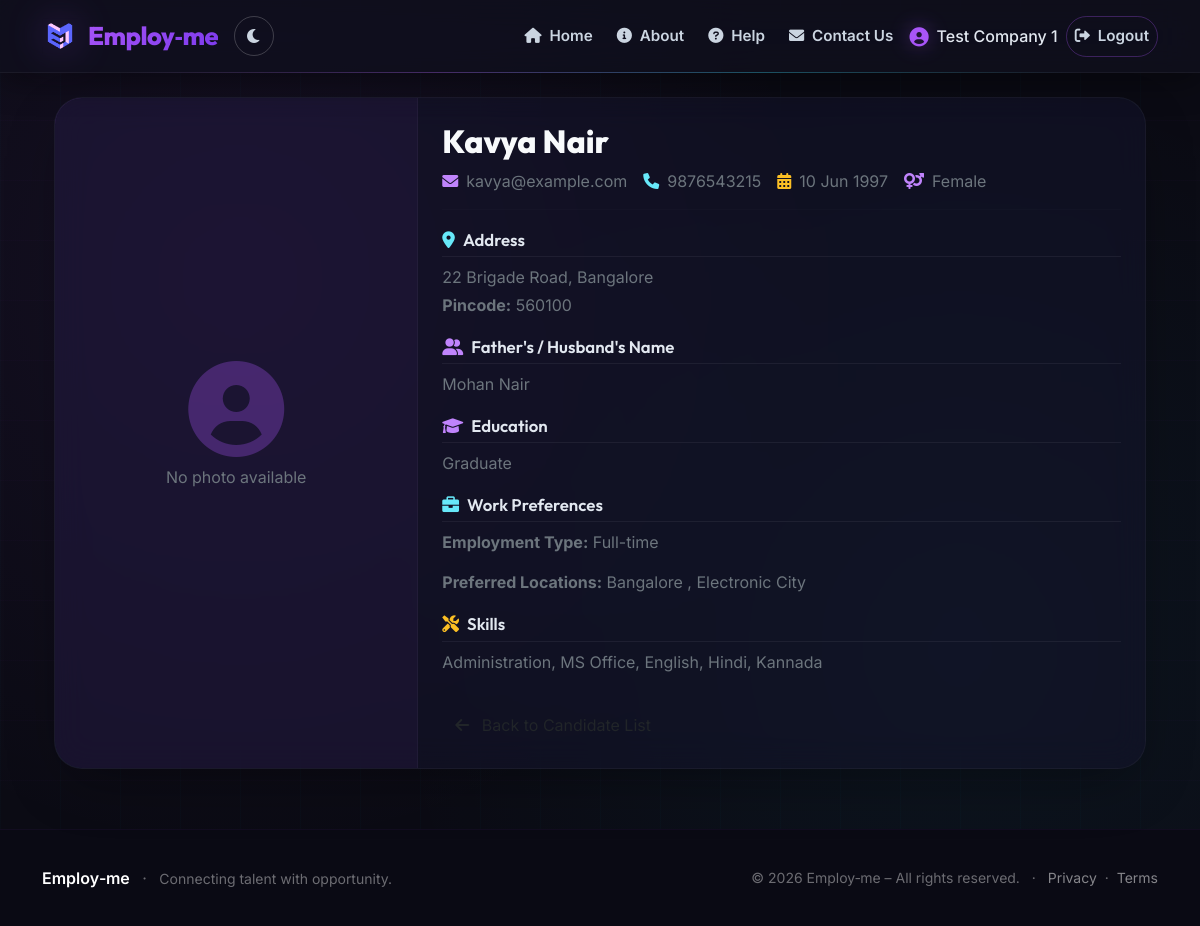
The page /view/1 (signed in) on the database its author committed.
### models.py (models this page shows)
class User(UserMixin, db.Model):
    id = db.Column(db.Integer, primary_key=True)
    email = db.Column(db.String(120), unique=True, nullable=False)
    password_hash = db.Column(db.String(128), nullable=False)
    role = db.Column(db.String(20), nullable=False)  # 'jobseeker' or 'employer'
    name = db.Column(db.String(100), nullable=False)
    created_at = db.Column(db.DateTime, default=datetime.utcnow)
    profile = db.relationship('JobSeekerProfile', backref='user', uselist=False,
                              cascade='all, delete-orphan')
    employer_profile = db.relationship('EmployerProfile', backref='user', uselist=False,
                                       cascade='all, delete-orphan')

class JobSeekerProfile(db.Model):
    id = db.Column(db.Integer, primary_key=True)
    user_id = db.Column(db.Integer, db.ForeignKey('user.id'), unique=True, nullable=False)
    first_name = db.Column(db.String(50), nullable=False)
    middle_name = db.Column(db.String(50), nullable=True)
    last_name = db.Column(db.String(50), nullable=False)
    dob = db.Column(db.Date, nullable=False)
    gender = db.Column(db.String(10), nullable=False)
    address = db.Column(db.String(300), nullable=False)
    pincode = db.Column(db.String(10), nullable=False)
    mobile = db.Column(db.String(15), nullable=False)
    father_husband_name = db.Column(db.String(100), nullable=False)
    education_level = db.Column(db.String(20), nullable=False)
    education_other = db.Column(db.String(100), nullable=True)
    preferred_location1 = db.Column(db.String(100), nullable=False)
    preferred_location2 = db.Column(db.String(100), nullable=True)
    preferred_location3 = db.Column(db.String(100), nullable=True)
    employment_type = db.Column(db.String(20), nullable=False)
    skills = db.Column(db.Text, nullable=True)
    city = db.Column(db.String(100), nullable=False)
    state = db.Column(db.String(100), nullable=False)
    profile_pic = db.Column(db.String(200))
    aadhar_card = db.Column(db.String(200))
    payment_status = db.Column(db.String(20), default='failed', nullable=False)
    created_at = db.Column(db.DateTime, default=datetime.utcnow)
    verified = db.Column(db.Boolean, default=False, nullable=False)

### app.py (the view)
@app.route('/view/<int:profile_id>')
@login_required
@role_required('employer')
@payment_required
def view_profile(profile_id):
    profile = JobSeekerProfile.query.get_or_404(profile_id)
    return render_template('view_profile.html', profile=profile)

### app.py (called while the page is built)
@login_manager.user_loader
def load_user(user_id):
    return db.session.get(User, int(user_id))   # instead of User.query.get

def role_required(role):
    def decorator(func):
        from functools import wraps
        @wraps(func)
        def wrapper(*args, **kwargs):
            if not current_user.is_authenticated or current_user.role != role:
                flash('Access denied.', 'danger')
                return redirect(url_for('index'))
            return func(*args, **kwargs)
        return wrapper
    return decorator

def payment_required(f):
    from functools import wraps
    @wraps(f)
    @login_required
    def decorated(*args, **kwargs):
        if current_user.role == 'jobseeker':
            profile = JobSeekerProfile.query.filter_by(user_id=current_user.id).first()
        else:
            profile = EmployerProfile.query.filter_by(user_id=current_user.id).first()
        if not profile or profile.payment_status != 'success':
            flash('Please complete the payment to access this feature.', 'warning')
            if current_user.role == 'jobseeker':
                return redirect(url_for('jobseeker_dashboard'))
            else:
                return redirect(url_for('employer_profile'))   # changed from 'index' to 'employer_profile'
        return f(*args, **kwargs)
    return decorated

### templates/view_profile.html (shortened to what this page needs)
{% extends "base.html" %}
{% block content %}
<div class="container mt-4">
    <div class="card-modern p-0 overflow-hidden">
        <div class="row g-0">
            <div class="col-md-4 p-4 d-flex align-items-center justify-content-center"
                 style="background: rgba(168, 85, 247, 0.05); border-right: 1px solid rgba(255,255,255,0.04);">
                {% if profile.profile_pic %}
                    <img src="{{ url_for('static', filename='uploads/' + profile.profile_pic) }}"
                         alt="Profile Picture"
                         class="img-fluid rounded-4 shadow-lg"
                         style="max-height: 280px; width: 100%; object-fit: cover;">
                {% else %}
                    <div class="text-center">
                        <i class="fas fa-user-circle fa-6x" style="color: rgba(168, 85, 247, 0.3);"></i>
                        <p class="mt-2 text-secondary">No photo available</p>
                    </div>
                {% endif %}
            </div>
            <div class="col-md-8">
                <div class="card-body p-4">
                    <h2 class="mb-2" style="font-family: var(--font-display); font-weight: 800; color: #F8FAFC;">
                        {{ profile.first_name }} {{ profile.middle_name or '' }} {{ profile.last_name }}
                    </h2>
                    <div class="d-flex flex-wrap gap-3 mb-3">
                        <span class="text-secondary"><i class="fas fa-envelope me-2" style="color: var(--primary-light);"></i>{{ profile.user.email }}</span>
                        <span class="text-secondary"><i class="fas fa-phone me-2" style="color: var(--employer-light);"></i>{{ profile.mobile }}</span>
                        <span class="text-secondary"><i class="fas fa-calendar-alt me-2" style="color: var(--accent-gold);"></i>{{ profile.dob.strftime('%d %b %Y') if profile.dob else 'N/A' }}</span>
                        <span class="text-secondary"><i class="fas fa-venus-mars me-2" style="color: var(--primary-light);"></i>{{ profile.gender }}</span>
                    </div>
                    <hr style="border-color: rgba(255,255,255,0.05);">
                    <h5 class="section-title"><i class="fas fa-map-marker-alt me-2" style="color: var(--employer-light);"></i>Address</h5>
                    <p class="text-secondary mb-1">{{ profile.address or 'Not provided' }}</p>
                    <p class="text-secondary">
                        <strong>Pincode:</strong> {{ profile.pincode or 'N/A' }}
                    </p>
                    <h5 class="section-title"><i class="fas fa-user-friends me-2" style="color: var(--primary-light);"></i>Father's / Husband's Name</h5>
                    <p class="text-secondary">{{ profile.father_husband_name or 'Not provided' }}</p>
                    <h5 class="section-title"><i class="fas fa-graduation-cap me-2" style="color: var(--primary-light);"></i>Education</h5>
                    <p class="text-secondary">{{ profile.education_level }}</p>
                    <h5 class="section-title"><i class="fas fa-briefcase me-2" style="color: var(--employer-light);"></i>Work Preferences</h5>
                    <p class="text-secondary"><strong>Employment Type:</strong> {{ profile.employment_type }}</p>
                    <p class="text-secondary"><strong>Preferred Locations:</strong>
                        {{ profile.preferred_location1 }}
                        {% if profile.preferred_location2 %}, {{ profile.preferred_location2 }}{% endif %}
                    </p>
                    <h5 class="section-title"><i class="fas fa-tools me-2" style="color: var(--accent-gold);"></i>Skills</h5>
                    <p class="text-secondary">{{ profile.skills or 'No skills listed' }}</p>
                    <a href="{{ url_for('hire_dashboard') }}" class="btn btn-outline-soft mt-3">
                        <i class="fas fa-arrow-left me-2"></i> Back to Candidate List
                    </a>
                </div>
            </div>
        </div>
    </div>
</div>
{% endblock %}

### templates/base.html (shortened to what this page needs)
<!DOCTYPE html>
<html lang="en">
<head>
    <link href="https://cdn.jsdelivr.net/npm/bootstrap@5.3.0-alpha1/dist/css/bootstrap.min.css" rel="stylesheet" />
    <link rel="stylesheet" href="https://cdnjs.cloudflare.com/ajax/libs/font-awesome/6.0.0/css/all.min.css" />
</head>
<body>
    <nav class="navbar navbar-expand-lg navbar-custom sticky-top">
        <div class="container">
            <a class="navbar-brand" href="{{ url_for('index') }}">
                <img src="{{ url_for('static', filename='images/logo.png') }}" alt="Employ-me logo" />
                <span>Employ‑me</span>
            </a>
            <div class="d-flex align-items-center gap-2">
                <button class="theme-toggle-btn" id="themeToggle" aria-label="Toggle light/dark theme">
                    <i class="fas fa-moon" id="themeIcon"></i>
                </button>
            </div>
            <div class="collapse navbar-collapse" id="navbarNav">
                <ul class="navbar-nav ms-auto align-items-lg-center gap-1 gap-lg-2">
                    <li class="nav-item">
                        <a class="nav-link" href="{{ url_for('index') }}">
                            <i class="fas fa-home me-1"></i> Home
                        </a>
                    </li>
                    <li class="nav-item">
                        <a class="nav-link" href="{{ url_for('about') }}">
                            <i class="fas fa-info-circle me-1"></i> About
                        </a>
                    </li>
                    <li class="nav-item">
                        <a class="nav-link" href="{{ url_for('help') }}">
                            <i class="fas fa-question-circle me-1"></i> Help
                        </a>
                    </li>
                    <li class="nav-item">
                        <a class="nav-link" href="{{ url_for('contact') }}">
                            <i class="fas fa-envelope me-1"></i> Contact Us
                        </a>
                    </li>
                    {% if current_user.is_authenticated %}
                        <li class="nav-item">
                            <span class="navbar-text">
                                <i class="fas fa-user-circle"></i>
                                {{ current_user.name }}
                            </span>
                        </li>
                        <li class="nav-item">
                            <a class="nav-link btn-outline-custom" href="{{ url_for('logout') }}">
                                <i class="fas fa-sign-out-alt me-1"></i> Logout
                            </a>
                        </li>
                    {% endif %}
                </ul>
            </div>
        </div>
    </nav>
    <main>
        <div class="container my-4">
            {% block content %}{% endblock %}
        </div>
    </main>
    <footer class="footer-custom">
        <div class="container">
            <div class="row align-items-center">
                <div class="col-md-6 text-center text-md-start">
                    <span class="fw-semibold text-white">Employ‑me</span>
                    <span class="mx-2">·</span>
                    <span class="small">Connecting talent with opportunity.</span>
                </div>
                <div class="col-md-6 text-center text-md-end small">
                    &copy; 2026 Employ‑me – All rights reserved.
                    <span class="mx-2">·</span>
                    <a href="#" class="text-white-50" data-bs-toggle="modal" data-bs-target="#footerPrivacyModal">Privacy</a>
                    <span class="mx-1">·</span>
                    <a href="#" class="text-white-50" data-bs-toggle="modal" data-bs-target="#footerTermsModal">Terms</a>
                </div>
            </div>
        </div>
    </footer>
</body>
</html>

### templates/view_profile.html (style rules this page uses)
.section-title { font-family: var(--font-display); font-weight: 600; font-size: 1.05rem; color: #E2E8F0; margin-top: 1.25rem; margin-bottom: 0.5rem; border-bottom: 1px solid rgba(255,255,255,0.06); padding-bottom: 6px; }

### rows shown on the page
User: name "Test Company 1"
JobSeekerProfile: first_name "Kavya", last_name "Nair", mobile "9876543215", dob "10 Jun 1997", gender "Female", address "22 Brigade Road, Bangalore", pincode "560100", father_husband_name "Mohan Nair", education_level "Graduate", employment_type "Full-time", preferred_location1 "Bangalore", preferred_location2 "Electronic City", skills "Administration, MS Office, English, Hindi, Kannada"
User: user.email "kavya@example.com"
